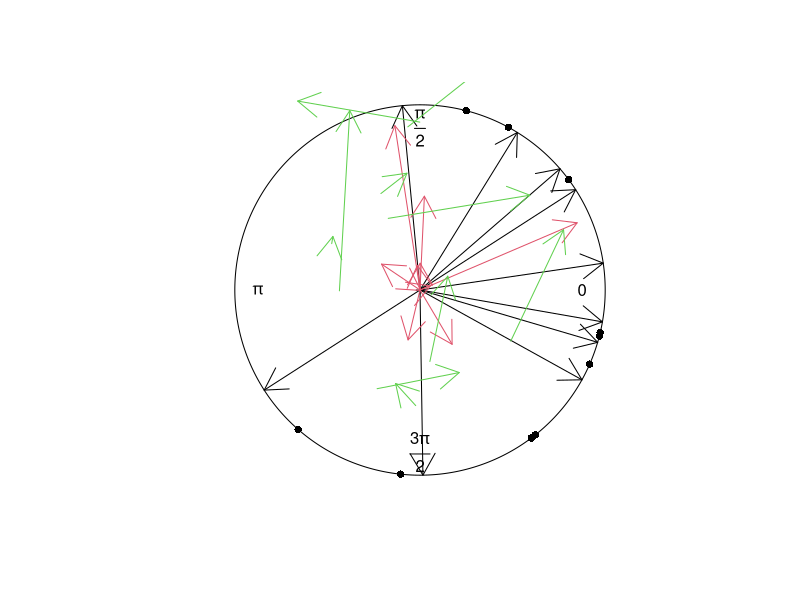

Here is the R script that generated this plot:
library(circular)


### Name: arrows.circular
### Title: Add Arrows to a Circular Plot
### Aliases: arrows.circular
### Keywords: aplot hplot

### ** Examples

  plot(rvonmises(10, circular(0), kappa=1))
  arrows.circular(rvonmises(10, circular(0), kappa=1))
  arrows.circular(rvonmises(10, circular(0), kappa=1), y=runif(10), col=2)
  arrows.circular(rvonmises(10, circular(0), kappa=1), y=runif(10), 
    x0=runif(10, -1, 1), y0=runif(10, -1, 1), col=3)
